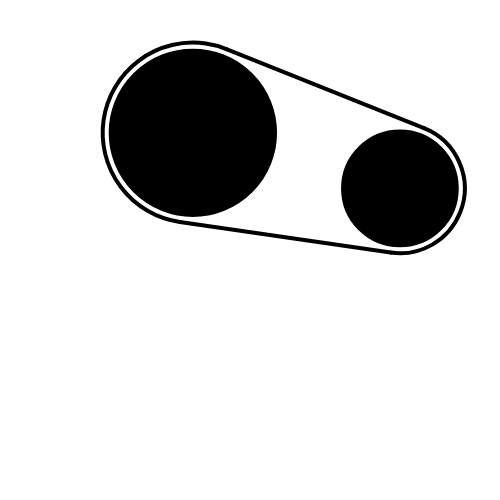
Frame 1 (no input)
Frame 60 (no input): identical to frame 1, image omitted
Frame 120 (the mouse pressed at the canvas centre since frame 60): identical to frame 1, image omitted

The p5.js sketch that drew this single still picture (run headless with seeded random() and noise() and a simulated clock; from frame 60 on, the mouse is pressed at the canvas centre):

// p5.js sketch
// ── sketch.js
let center1;
let center2;
let radius1;
let radius2;

function setup() {
  createCanvas(500, 500);

  center1 = createVector(random(50, 250), random(50, 450));
  center2 = createVector(random(250, 450), random(50, 450));
  radius1 = random(50) + 50;
  radius2 = random(50) + 50;

  strokeWeight(4);
}

function draw() {
  background(255);

  let diff = p5.Vector.sub(center2, center1);
  let angle = atan2(diff.y, diff.x);
  let dist = diff.mag();
  let spread = acos((radius1 - radius2) / dist);

  let a1 = angle + spread;
  let a2 = angle - spread;
  let a3 = angle + PI - (PI - spread);
  let a4 = angle - PI + (PI - spread);

  let p1 = getPointOfTangency(center1, a1, radius1);
  let p2 = getPointOfTangency(center1, a2, radius1);
  let p3 = getPointOfTangency(center2, a3, radius2);
  let p4 = getPointOfTangency(center2, a4, radius2);

  noFill();
  arc(center1.x, center1.y, radius1 * 2, radius1 * 2, a1, a2);
  beginShape();
  vertex(p1.x, p1.y);
  vertex(p3.x, p3.y);
  endShape();

  beginShape();
  vertex(p2.x, p2.y);
  vertex(p4.x, p4.y);
  endShape();
  arc(center2.x, center2.y, radius2 * 2, radius2 * 2, a4, a3);

  fill(0);
  circle(center1.x, center1.y, radius1 * 2 - 16);
  circle(center2.x, center2.y, radius2 * 2 - 16);
}

function getPointOfTangency(p, a, r) {
  return createVector(p.x + r * cos(a), p.y + r * sin(a));
}

function touchEnded() {
  setup();
}
